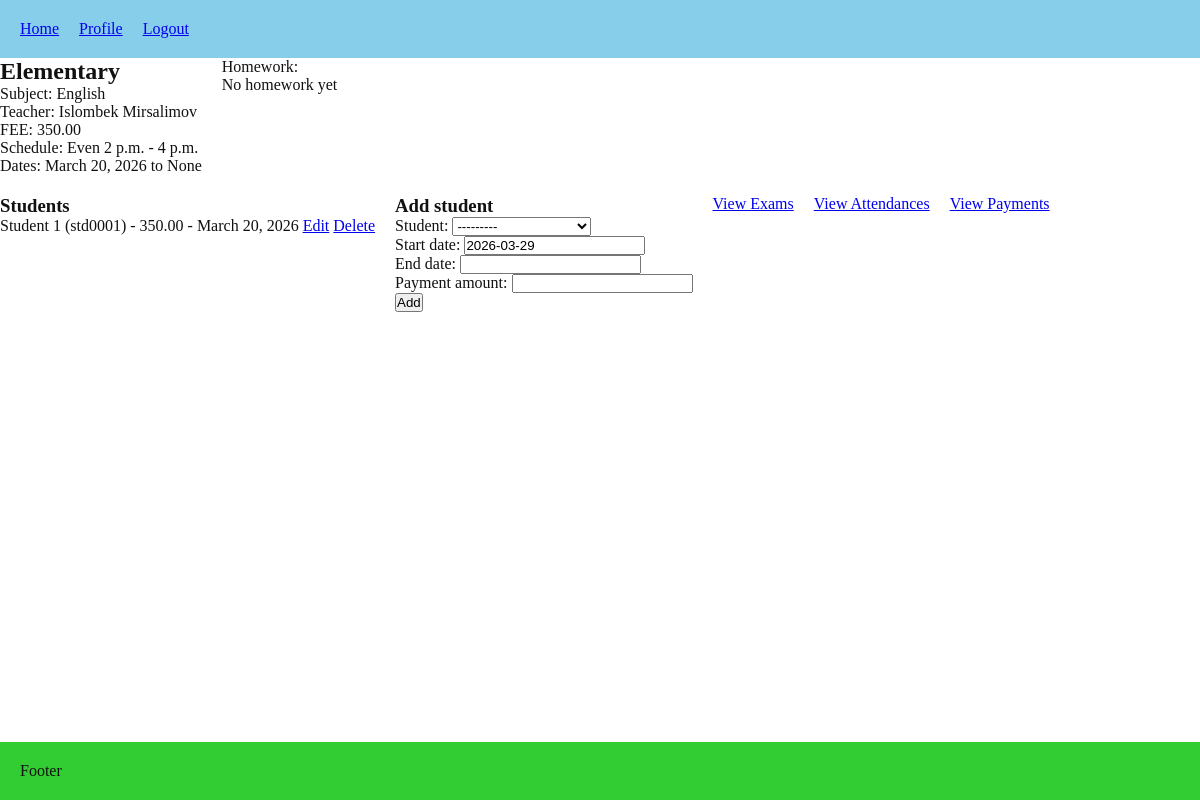
Page /lessons/groups/1/ (signed in) on the committed database.
### lessons/models.py (models this page shows, shortened)
class Group(models.Model):
    name = models.CharField(max_length=100, unique=True)
    subject = models.ForeignKey(Subject, on_delete=models.RESTRICT, related_name="groups")
    teacher = models.ForeignKey(User, on_delete=models.CASCADE, limit_choices_to={"role": "TEACHER"}, related_name="teaching_groups")
    homework_description = models.TextField(blank=True, null=True)
    homework_updated_at = models.DateTimeField(blank=True, null=True)
    default_payment_amount = models.DecimalField(max_digits=10, decimal_places=2, blank=True, null=True)
    week_days = models.CharField(max_length=50, blank=True, null=True)
    start_time = models.TimeField(blank=True, null=True)
    end_time = models.TimeField(blank=True, null=True)
    start_date = models.DateField(default=date.today)
    end_date = models.DateField(blank=True, null=True)

class Subject(models.Model):
    name = models.CharField(max_length=100, unique=True)
    def __str__(self):
        return self.name

class Enrollment(models.Model):
    group = models.ForeignKey(
        Group,
        on_delete=models.RESTRICT,
        related_name="enrollments",
    )
    student = models.ForeignKey(
        User,
        on_delete=models.RESTRICT,
        related_name="enrollments",
        limit_choices_to={"role": "STUDENT"},
    )
    start_date = models.DateField(default=date.today)
    end_date = models.DateField(blank=True, null=True)
    payment_amount = models.DecimalField(max_digits=8, decimal_places=2, blank=True, null=True)
    class Meta:
        constraints = [
            models.UniqueConstraint(fields=["group", "student"], name="unique_group_student")
        ]

### users/models.py (models this page shows, shortened)
class User(AbstractUser):
    username = models.CharField(
        max_length=150,
        unique=True,
        blank=True,
        editable=False
    )
    class Role(models.TextChoices):
        ADMIN = 'ADMIN', 'Admin'
        TEACHER = 'TEACHER', 'Teacher'
        STUDENT = 'STUDENT', 'Student'
    ROLE_PREFIXES = {
        Role.ADMIN: 'adm',
        Role.TEACHER: 'tch',
        Role.STUDENT: 'std',
    }
    role = models.CharField(max_length=20, choices=Role.choices, default=Role.STUDENT)
    phone_number = models.CharField(max_length=15, blank=True)
    must_reset_password = models.BooleanField(default=True)
    class Meta:
        constraints = [
            models.UniqueConstraint(fields=["first_name", "last_name", "role"], name="unique_full_name_per_role")
        ]
    def __str__(self):
        return f"{self.username} - {self.get_full_name()}"

### lessons/views.py (the view)
# urls.py: path("groups/<int:pk>/", views.group_detail, name="group_detail"),
@login_required
def group_detail(request, pk):
    group = get_object_or_404(Group, pk=pk)
    if can_manage_enrollments(request.user, group):
        if request.method == "POST":
            enrollment_form = EnrollmentForm(request.POST, group=group)
            if enrollment_form.is_valid():
                enrollment = enrollment_form.save(commit=False)
                enrollment.group = group
                enrollment.save()
                return redirect("lessons:group_detail", pk=group.pk)
        else:
            enrollment_form = EnrollmentForm(group=group)
    else:
        enrollment_form = None
    if request.user.role == User.Role.STUDENT:
        enrollments = group.enrollments.filter(student=request.user).select_related("student")
    elif request.user.role == User.Role.TEACHER and group.teacher_id != request.user.id:
        enrollments = Enrollment.objects.none()
    else:
        enrollments = group.enrollments.select_related("student").all()
    current_date = timezone.now()
    selected_month = request.GET.get("month") or str(current_date.month)
    selected_year = request.GET.get("year") or str(current_date.year)
    payments = (
        group.payments
        .select_related("student", "enrollment")
        .order_by("-payment_year", "-payment_month", "-created_at")
    )
    if request.user.role == User.Role.STUDENT:
        payments = payments.filter(student=request.user)
    if selected_month:
        payments = payments.filter(payment_month=selected_month)
    if selected_year:
        payments = payments.filter(payment_year=selected_year)
    available_years = (
        Payment.objects
        .filter(group=group)
        .order_by("-payment_year")
        .values_list("payment_year", flat=True)
        .distinct()
    )
    if not available_years:
        available_years = [current_date.year]
    return render(request, "lessons/group_detail.html", {
    "group": group,
    "enrollments": enrollments,
    "enrollment_form": enrollment_form,
})

### lessons/forms.py
class EnrollmentForm(forms.ModelForm):
    class Meta:
        model = Enrollment
        fields = ["student", "start_date", "end_date", "payment_amount"]
    def __init__(self, *args, **kwargs):
        group = kwargs.pop("group", None)
        super().__init__(*args, **kwargs)
        qs = User.objects.filter(role=User.Role.STUDENT)
        if group:
            qs = qs.exclude(enrollments__group=group)
        self.fields["student"].queryset = qs

### lessons/views.py (called while the page is built)
def can_manage_enrollments(user, group):
    return user.role == User.Role.ADMIN or group.teacher == user

### lessons/templates/lessons/group_detail.html (shortened to what this page needs)
{% extends 'core/base.html' %}
{% block content %}
<div style="display:flex; gap:20px;">
    <div>
        <h2>{{ group.name }}</h2>
        <p>Subject: {{ group.subject }}</p>
        <p>Teacher: {{ group.teacher.get_full_name }}</p>
        <P>FEE: {{group.default_payment_amount}}</P>
        <p>Schedule: {{ group.week_days }} {{ group.start_time }} - {{ group.end_time }}</p>
        <p>Dates: {{ group.start_date }} to {{ group.end_date }}</p>
    </div>
    <dib>
        <p>Homework:</p>
        <p>{{ group.homework_description }}</p>
    </div>
<div style="display:flex; width: 100%; gap: 20px; margin-top: 20px;">
    <div>
        <h3>Students</h3>
        <ul>
            {% for enrollment in enrollments %}
                <li>
                    {{ enrollment.student.get_full_name }} ({{ enrollment.student.username }})
                    {% if not is_student %} - {{ enrollment.payment_amount }}{% endif %}
                    - {{ enrollment.start_date }}
                    {% if enrollment_form is not None %}
                            <a href="{% url 'lessons:enrollment_edit' enrollment.pk %}">Edit</a>
                            <a href="{% url 'lessons:enrollment_delete' enrollment.pk %}">Delete</a>
                    {% endif %}
                </li>
            {% empty %}
                <li>No students enrolled yet.</li>
            {% endfor %}
        </ul>
    </div>
    {% if enrollment_form %}
    <div>
        <h3>Add student</h3>
        <form method="post">
            {{ enrollment_form.as_p }}
            <button type="submit">Add</button>
        </form>
    </div>
    {% endif %}
    <div>
        <a href="{% url 'lessons:exam_list' group.pk %}">View Exams</a>
    </div>
    <div>
        <a href="{% url 'attendances:group_detail' group.pk %}">View Attendances</a>
    </div>
    <div>
        <a href="{% url 'payments:group_detail' group.pk %}">View Payments</a>
    </div>
</div>
{%endblock%}

### core/static/core/style.css (style rules this page uses)
* { box-sizing: border-box; margin: 0; padding: 0; list-style: none; }
:root { font-size: 12; --theme-color: skyblue; --secondary-color: limegreen; }
.theme-light { --bg: #ffffff; --text: #111111; --surface: #f5f5f5; --border: #e0e0e0; }
body { background-color: var(--bg); color: var(--text); display: flex; flex-direction: column; min-height: 100vh; }
a { transition: 0.3s; }

### rows in the picture
Group: name "Elementary", subject "English", teacher.get_full_name "Islombek Mirsalimov", default_payment_amount "350.00", week_days "Even", start_time "2 p.m.", end_time "4 p.m.", start_date "March 20, 2026", end_date "None", homework_description "No homework yet"
Enrollment: student.get_full_name "Student 1", student.username "std0001", payment_amount "350.00", start_date "March 20, 2026"
